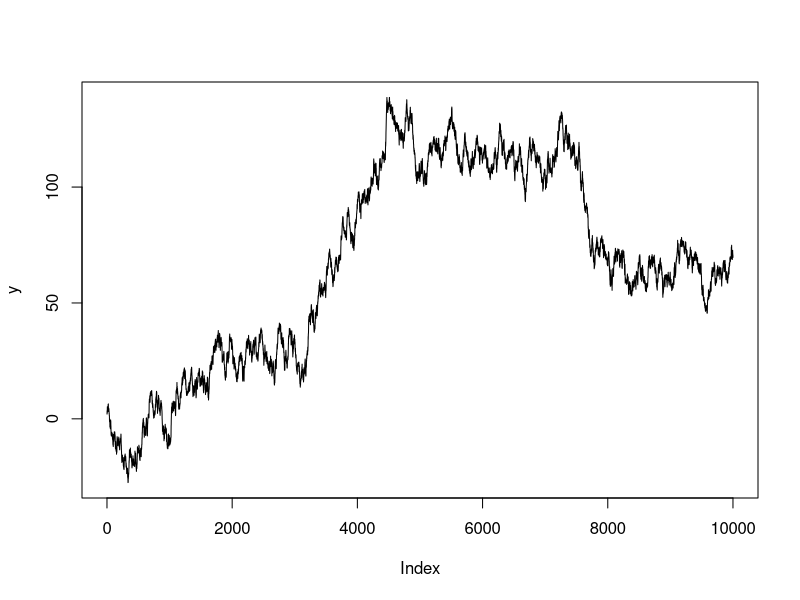
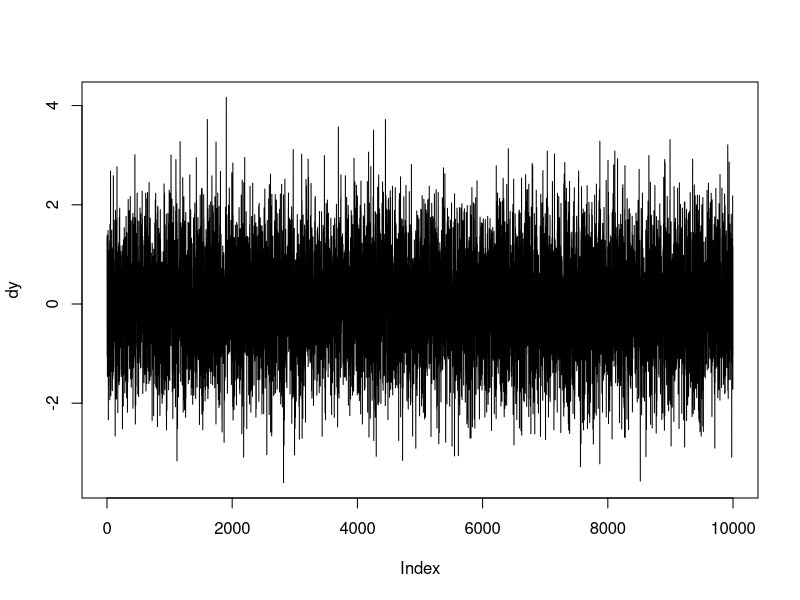
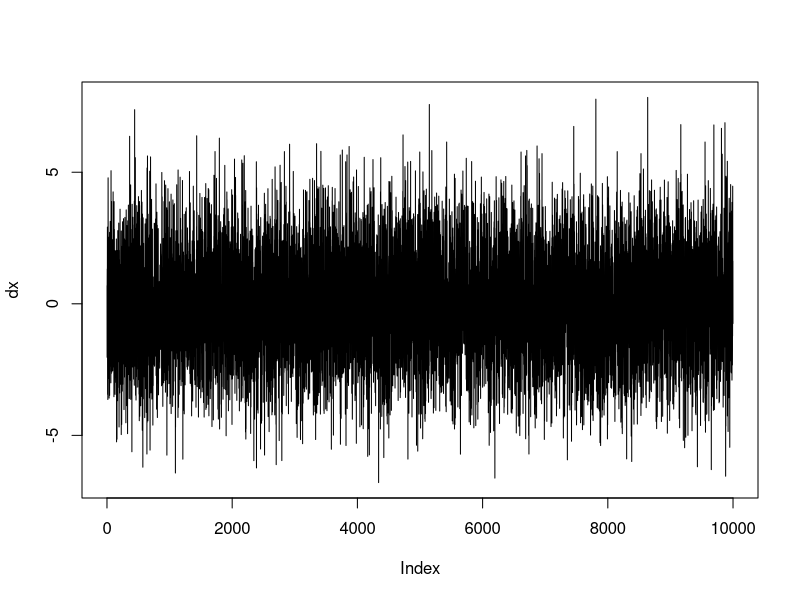

Here is the R script that generated these plots, in order:
x0 <- 0
y0 <- 0

n <- 10000

x <- rep(NaN, n)
y <- rep(NaN, n)

x[1] <- x0 + rnorm(1,mean = 0, sd = 2)


epsy <- rnorm(n, mean = 0, sd = 1)
y[1] <- y0 + epsy[1]

for(t in 2:n){
  x[t] <- x[t-1] + rnorm(1,0,2)
}

for(t in 2:n){
  y[t] <- y[t-1] + epsy[t]
}


plot(y, type='l')

dy <- diff(y)
dx <- diff(x)

library(urca)

plot(dy, type='l')
plot(dx, type='l')

summary(ur.ers(x))
summary(ur.ers(y))

summary(ur.ers(dx)) #REject the null of non-stationarity at 1%
summary(ur.ers(dy)) #Reject the null of non-stationarity at 1 % level.

library(lmtest)

grangertest(dx,dy)
#We cannot reject the null hypothesis that the first lag of dx
# does not help forecast dy. -> We cannot reject the null hypothesis
# of dx not (!!!) Granger-causing dy. (-> dx does not granger cause dy).S